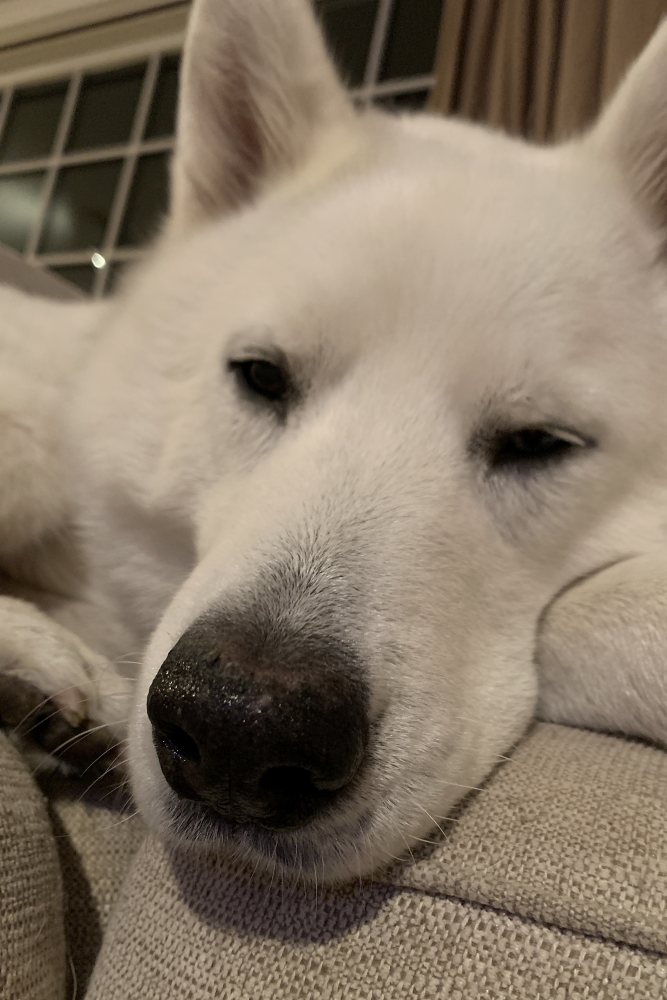
#> input picture archive/data/MAME0808.JPG, 2000 x 3000 px (shown at 1/3 size)
$ python greyShift.py --filepath archive/data/MAME0808.JPG
#> lines starting #> are read from the running program, lines starting #| are printed output that depends on the picture; after the words box and inside, x2 and y2 are one past the last pixel; in counts of white or black regions, pixels touching at a corner belong together
#!/usr/bin/env python3
"""
greyShift - Color Correction Tool
Converts images to remove color casts by analyzing tonal ranges.

This is a Python conversion of the original Processing (greyShift.pde) sketch.
"""

import argparse
import sys
import os
from PIL import Image
import numpy as np
from pathlib import Path


class GreyShift:
    """Main class for performing greyShift color correction on images."""

    def __init__(self, filepath, width=None, height=None, scalar=1.0):
        """
        Initialize the greyShift processor.

        Args:
            filepath (str): Path to the input image
            width (int): Target width for processing (optional)
            height (int): Target height for processing (optional)
            scalar (float): Correction intensity (0.0 to 1.0)
        """
        self.filepath = filepath
        self.width = width
        self.height = height
        self.scalar = scalar

        # Validate inputs
        self._validate_inputs()

        # Tonal separation variables
        self.low_count = 0
        self.mid_count = 0
        self.high_count = 0

        # RGB ranges for tonal analysis
        # Low tones (25% brightness range)
        self.r1, self.r2 = 54, 74
        # Mid tones (50% brightness range)
        self.r3, self.r4 = 119, 139
        # High tones (75% brightness range)
        self.r5, self.r6 = 183, 203


        # Offset calculations
        self.red_low_offset = 0
        self.green_low_offset = 0
        self.blue_low_offset = 0

        self.red_mid_offset = 0
        self.green_mid_offset = 0
        self.blue_mid_offset = 0

        self.red_high_offset = 0
        self.green_high_offset = 0
        self.blue_high_offset = 0

    def _validate_inputs(self):
        """Validate input parameters."""
        if not self.filepath:
            raise ValueError("Filepath must be defined")

        if not os.path.exists(self.filepath):
            raise FileNotFoundError(f"Image file not found: {self.filepath}")

        if self.scalar <= 0 or self.scalar > 1:
            raise ValueError("Scalar must be greater than 0 and less than or equal to 1")

    def load_and_resize_image(self):
        """Load the image and optionally resize it."""
        try:
            self.img = Image.open(self.filepath)
#> self.img is the input picture: PIL image 2000x3000 RGB; mean R, G, B 133.9, 119.5, 102.1
            print(f"Loaded image: {self.img.size[0]}x{self.img.size[1]} pixels")
#| Loaded image: 2000x3000 pixels

            # Resize if width and height are specified
            if self.width and self.height:
                self.img = self.img.resize((self.width, self.height), Image.Resampling.LANCZOS)
                print(f"Resized image to: {self.width}x{self.height} pixels")

            # Convert to RGB if not already
            if self.img.mode != 'RGB':
                self.img = self.img.convert('RGB')

        except Exception as e:
            raise Exception(f"Error loading image: {e}")

    def analyze_tonal_ranges(self):
        """Analyze pixels in different tonal ranges using vectorized operations."""
        # Convert image to numpy array for faster processing
        img_array = np.array(self.img, dtype=np.float32)

        print("Analyzing tonal ranges...")

        # Calculate average brightness for all pixels at once (vectorized)
        averages = np.mean(img_array, axis=2)
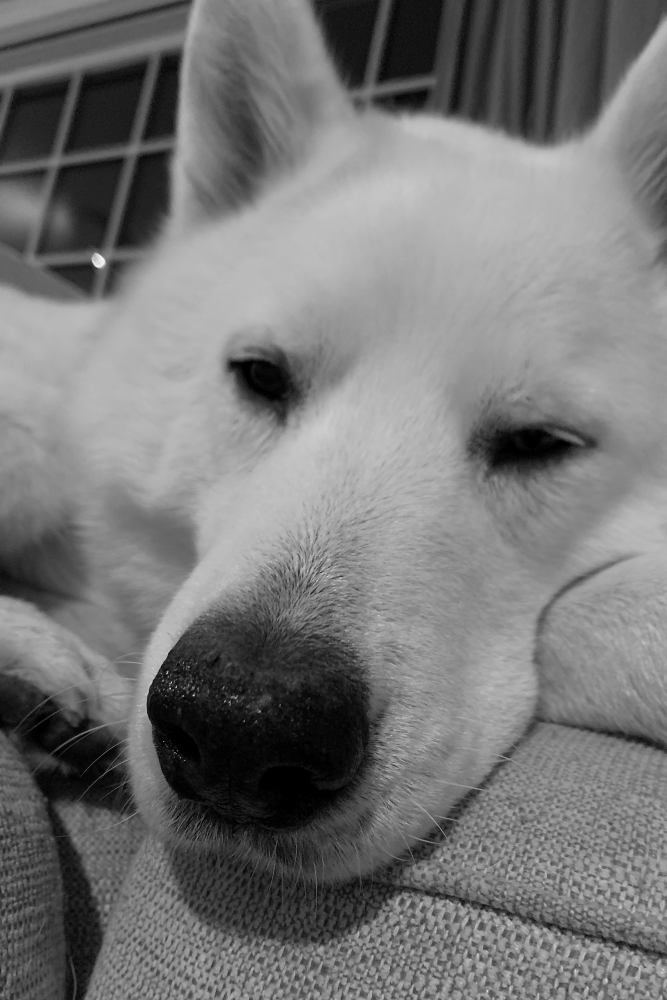
#> averages: shape (3000, 2000) float32 (shown at 1/3 size); min 0, max 254.3, mean 118.5

        # Create masks for each tonal range (vectorized boolean operations)
        low_mask = (averages >= self.r1) & (averages <= self.r2)
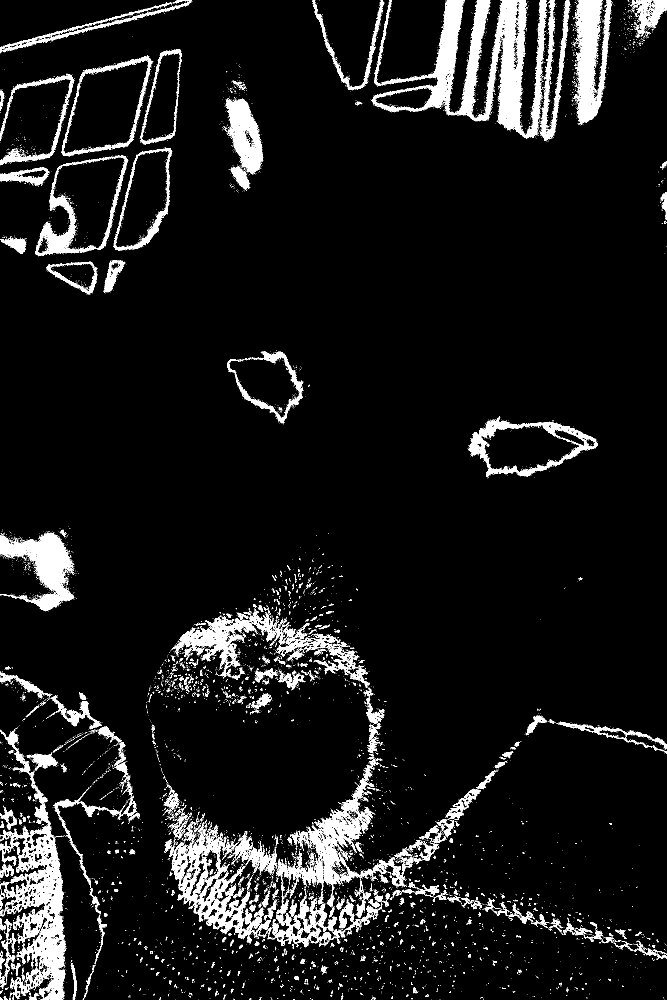
#> low_mask: shape (3000, 2000) bool (shown at 1/3 size); 7.1% white; 11510 white regions (10871 under 20 px), largest, box (x1, y1, x2, y2) and area: (1114, 0, 1641, 416) 62394, (0, 2255, 199, 3000) 41876, (513, 2487, 813, 2829) 23212
        mid_mask = (averages >= self.r3) & (averages <= self.r4)
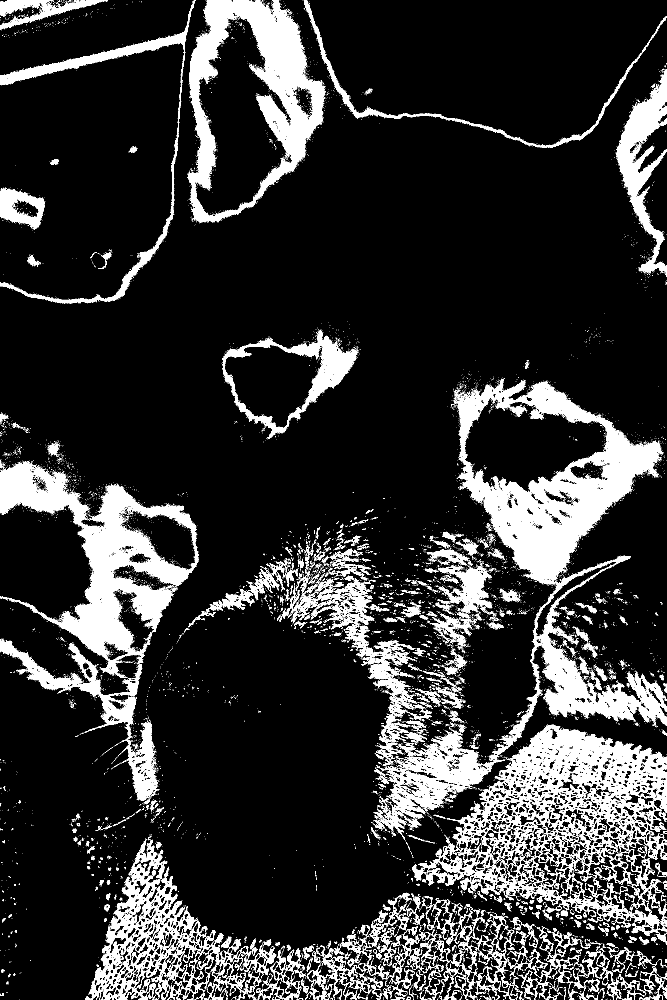
#> mid_mask: shape (3000, 2000) bool (shown at 1/3 size); 14.7% white; 16340 white regions (15398 under 20 px), largest, box (x1, y1, x2, y2) and area: (1237, 2174, 2000, 2830) 118931, (1365, 1136, 1990, 1754) 115058, (0, 1384, 597, 2034) 99291
        high_mask = (averages >= self.r5) & (averages <= self.r6)
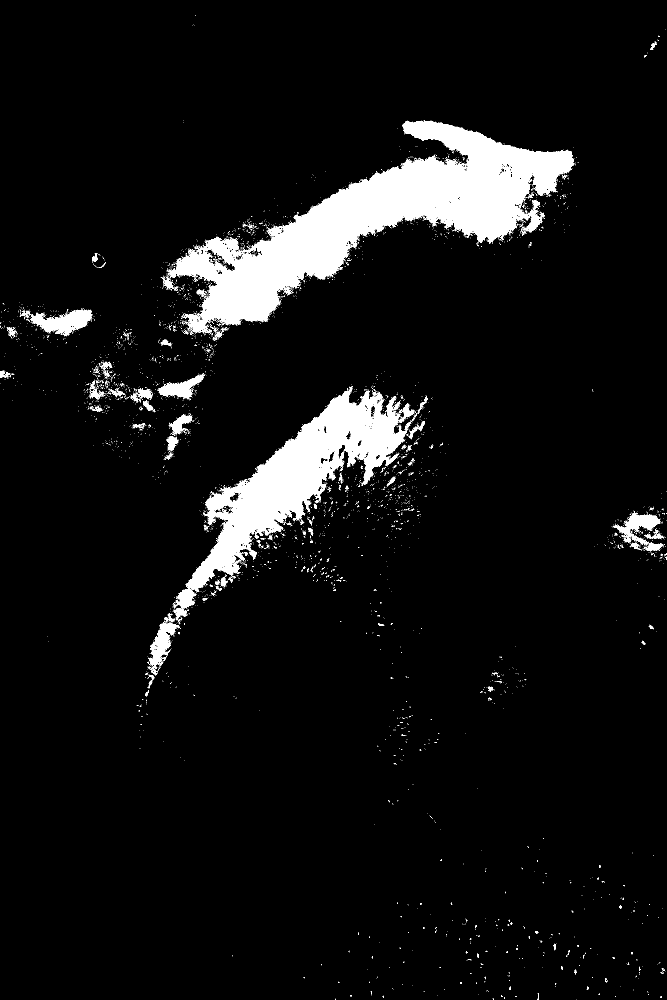
#> high_mask: shape (3000, 2000) bool (shown at 1/3 size); 6.4% white; 6255 white regions (6112 under 20 px), largest, box (x1, y1, x2, y2) and area: (508, 362, 1722, 1000) 222465, (558, 1160, 1244, 1776) 111339, (91, 929, 275, 1009) 6624

        # Count pixels in each range
        self.low_count = np.sum(low_mask)
#> self.low_count = 423749
        self.mid_count = np.sum(mid_mask)
#> self.mid_count = 882538
        self.high_count = np.sum(high_mask)
#> self.high_count = 384128

        # Calculate offsets using vectorized operations
        if self.low_count > 0:
            low_pixels = img_array[low_mask]
            self.red_low_offset = np.mean(low_pixels[:, 0]) - 64
#> self.red_low_offset = 13.77
            self.green_low_offset = np.mean(low_pixels[:, 1]) - 64
#> self.green_low_offset = 0.417
            self.blue_low_offset = np.mean(low_pixels[:, 2]) - 64
#> self.blue_low_offset = -13.69
        else:
            self.red_low_offset = 0
            self.green_low_offset = 0
            self.blue_low_offset = 0

        if self.mid_count > 0:
            mid_pixels = img_array[mid_mask]
            self.red_mid_offset = np.mean(mid_pixels[:, 0]) - 129
#> self.red_mid_offset = 17.67
            self.green_mid_offset = np.mean(mid_pixels[:, 1]) - 129
#> self.green_mid_offset = 1.78
            self.blue_mid_offset = np.mean(mid_pixels[:, 2]) - 129
#> self.blue_mid_offset = -17.57
        else:
            self.red_mid_offset = 0
            self.green_mid_offset = 0
            self.blue_mid_offset = 0

        if self.high_count > 0:
            high_pixels = img_array[high_mask]
            self.red_high_offset = np.mean(high_pixels[:, 0]) - 193
#> self.red_high_offset = 11.96
            self.green_high_offset = np.mean(high_pixels[:, 1]) - 193
#> self.green_high_offset = -4.65
            self.blue_high_offset = np.mean(high_pixels[:, 2]) - 193
#> self.blue_high_offset = -24.99
        else:
            self.red_high_offset = 0
            self.green_high_offset = 0
            self.blue_high_offset = 0

        # Calculate average offsets
        offsets = [
            (self.red_low_offset, self.red_mid_offset, self.red_high_offset),
            (self.green_low_offset, self.green_mid_offset,
             self.green_high_offset),
            (self.blue_low_offset, self.blue_mid_offset, self.blue_high_offset)
        ]
#> offsets = [(13.77, 17.67, 11.96), (0.417, 1.78, -4.65), (-13.69, -17.57, -24.99)]
        self.red_avg_offset = sum(offsets[0]) / 3
#> self.red_avg_offset = 14.47
        self.green_avg_offset = sum(offsets[1]) / 3
#> self.green_avg_offset = -0.818
        self.blue_avg_offset = sum(offsets[2]) / 3
#> self.blue_avg_offset = -18.75

        print(f"Low-tone pixels found: {self.low_count}")
#| Low-tone pixels found: 423749
        print(f"Mid-tone pixels found: {self.mid_count}")
#| Mid-tone pixels found: 882538
        print(f"High-tone pixels found: {self.high_count}")
#| High-tone pixels found: 384128
        print(f"Low offsets: R={self.red_low_offset:.2f}, "
              f"G={self.green_low_offset:.2f}, B={self.blue_low_offset:.2f}")
#| Low offsets: R=13.77, G=0.42, B=-13.69
        print(f"Mid offsets: R={self.red_mid_offset:.2f}, "
              f"G={self.green_mid_offset:.2f}, B={self.blue_mid_offset:.2f}")
#| Mid offsets: R=17.67, G=1.78, B=-17.57
        print(f"High offsets: R={self.red_high_offset:.2f}, "
              f"G={self.green_high_offset:.2f}, B={self.blue_high_offset:.2f}")
#| High offsets: R=11.96, G=-4.65, B=-24.99

    def apply_correction(self):
        """Apply the greyShift correction to all pixels."""
        print("Applying greyShift correction...")

        # Convert image to numpy array
        img_array = np.array(self.img)

        # Apply corrections to each pixel using vectorized operations
        corrected_array = img_array.astype(np.float32)

        # Apply offsets to each channel
        corrected_array[:, :, 0] -= self.red_avg_offset * self.scalar
        corrected_array[:, :, 1] -= self.green_avg_offset * self.scalar
        corrected_array[:, :, 2] -= self.blue_avg_offset * self.scalar
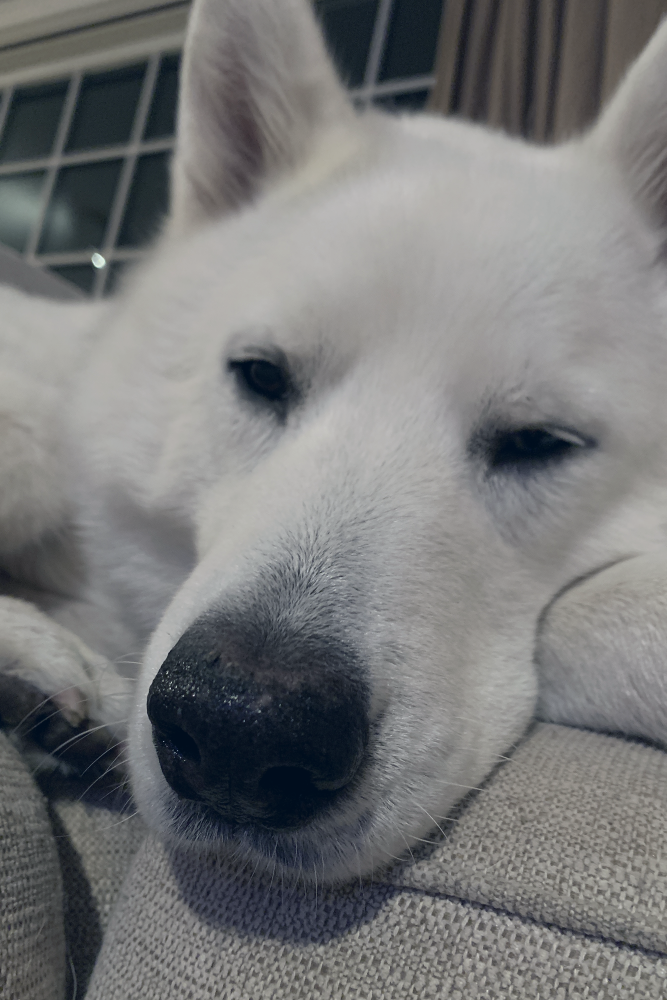
#> corrected_array: shape (3000, 2000, 3) float32 (shown at 1/3 size); mean R, G, B 119.3, 119.6, 119.9; drawn with min black and max white

        # Clamp values to valid range [0, 255]
        corrected_array = np.clip(np.round(corrected_array), 0, 255)
        corrected_array = corrected_array.astype(np.uint8)

        # Convert back to PIL Image
        self.corrected_img = Image.fromarray(corrected_array)

    def save_image(self):
        """Save the corrected image with a descriptive filename."""
        # Parse the original filepath
        path = Path(self.filepath)
        stem = path.stem  # filename without extension
        suffix = path.suffix  # file extension

        # Create output filename
        output_filename = f"{stem}_shifted_scalar({self.scalar}){suffix}"
        output_path = path.parent / output_filename

        # Preserve metadata from original image
        try:
            original_img = Image.open(self.filepath)
            # Copy EXIF and other metadata if it exists
            if hasattr(original_img, 'info') and original_img.info:
                self.corrected_img.save(output_path, **original_img.info)
            else:
                self.corrected_img.save(output_path)
        except Exception as e:
            print(f"Warning: Could not preserve metadata: {e}")
            # Fallback to saving without metadata
            self.corrected_img.save(output_path)

        print(f"Saved corrected image: {output_path}")

        return str(output_path)

    def process(self):
        """Main processing pipeline."""
        print(f"Processing image: {self.filepath}")
        print(f"Scalar: {self.scalar}")

        self.load_and_resize_image()
        self.analyze_tonal_ranges()
        self.apply_correction()
        output_path = self.save_image()

        print("Processing complete!")
        return output_path

    # [65 lines left out: function process_with_memory_optimization, not called in this run]


def main():
    """Main entry point for command-line usage."""
    parser = argparse.ArgumentParser(
        description="greyShift - Remove color casts from images",
        epilog="Example: python greyshift.py --filepath image.jpg --scalar 0.8"
    )

    parser.add_argument(
        '--filepath',
        required=True,
        help='Path to the input image file'
    )

    parser.add_argument(
        '--w', '--width',
        type=int,
        help='Target width for processing (optional)'
    )

    parser.add_argument(
        '--h', '--height',
        type=int,
        help='Target height for processing (optional)'
    )

    parser.add_argument(
        '--scalar',
        type=float,
        default=1.0,
        help='Correction intensity (0.0 to 1.0, default: 1.0)'
    )

    args = parser.parse_args()

    try:
        # Create and run the greyShift processor
        processor = GreyShift(
            filepath=args.filepath,
            width=args.w,
            height=args.h,
            scalar=args.scalar
        )

        output_path = processor.process()
        print(f"\n✅ Success! Corrected image saved to: {output_path}")

    except Exception as e:
        print(f"❌ Error: {e}")
        sys.exit(1)


if __name__ == "__main__":
    main()

$ run again, on archive/data/apple01.jpg
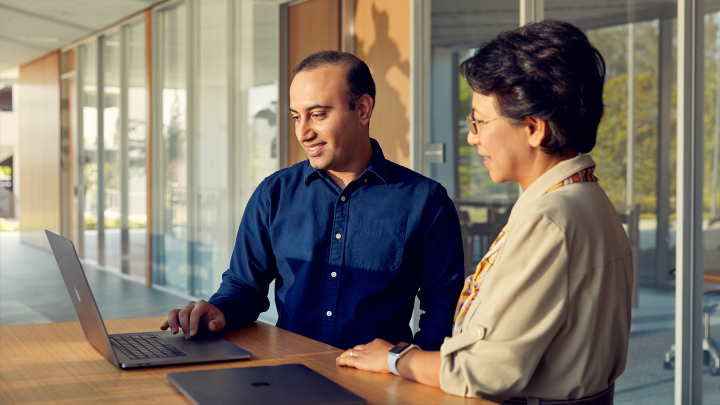
#> input picture archive/data/apple01.jpg, 1440 x 810 px (shown at 1/2 size)
#> in load_and_resize_image, self.img is the input picture: PIL image 1440x810 RGB; mean R, G, B 126.4, 116.8, 105.7
#| Loaded image: 1440x810 pixels
#> in analyze_tonal_ranges, `low_mask = (averages >= self.r1) & (averages <= self.r2)`:
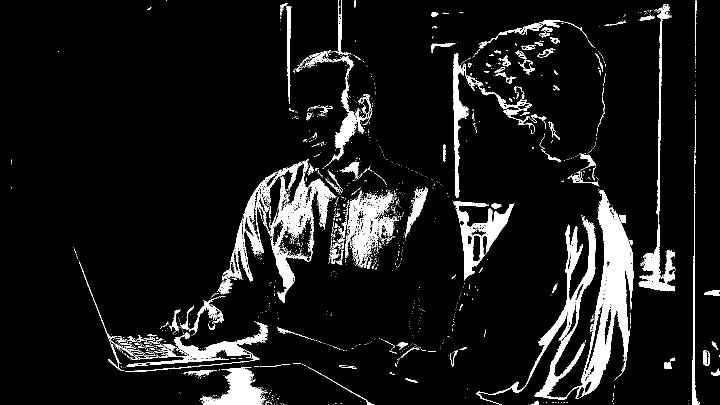
#> low_mask: shape (810, 1440) bool (shown at 1/2 size); 8.5% white; 1624 white regions (1467 under 20 px), largest, box (x1, y1, x2, y2) and area: (953, 379, 1267, 810) 27019, (539, 318, 673, 606) 8650, (690, 380, 798, 531) 6065
#> mid_mask: shape (810, 1440) bool; 11.8% white; 1493 white regions (1313 under 20 px), largest, box (x1, y1, x2, y2) and area: (0, 597, 377, 810) 24348, (685, 0, 819, 317) 11750, (1192, 39, 1318, 430) 10896
#> high_mask: shape (810, 1440) bool; 8.6% white; 384 white regions (291 under 20 px), largest, box (x1, y1, x2, y2) and area: (396, 0, 459, 590) 20336, (878, 322, 1145, 793) 17369, (0, 124, 118, 578) 16460
#> self.low_count = 99009
#> self.mid_count = 137127
#> self.high_count = 100197
#> self.red_low_offset = -1.71
#> self.green_low_offset = -4
#> self.blue_low_offset = 7.72
#> self.red_mid_offset = 21.43
#> self.green_mid_offset = 3.6
#> self.blue_mid_offset = -24.9
#> self.red_high_offset = 16.2
#> self.green_high_offset = 5.73
#> self.blue_high_offset = -23.03
#> offsets = [(-1.71, 21.43, 16.2), (-4, 3.6, 5.73), (7.72, -24.9, -23.03)]
#> self.red_avg_offset = 11.97
#> self.green_avg_offset = 1.78
#> self.blue_avg_offset = -13.4
#| Low-tone pixels found: 99009
#| Mid-tone pixels found: 137127
#| High-tone pixels found: 100197
#| Low offsets: R=-1.71, G=-4.00, B=7.72
#| Mid offsets: R=21.43, G=3.60, B=-24.90
#| High offsets: R=16.20, G=5.73, B=-23.03
#> in apply_correction, `corrected_array[:, :, 2] -= self.blue_avg_offset * self.scalar`:
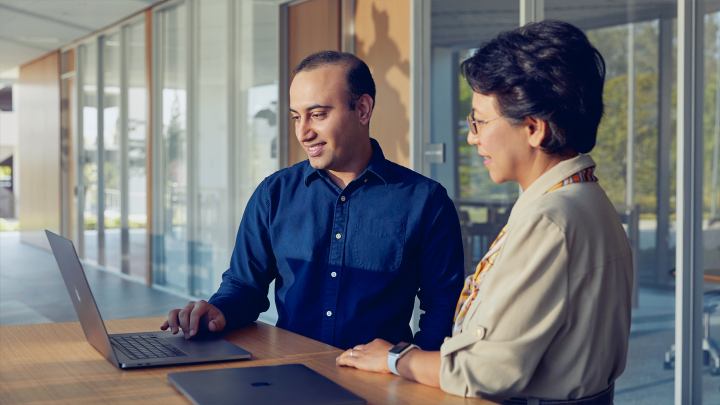
#> corrected_array: shape (810, 1440, 3) float32 (shown at 1/2 size); mean R, G, B 115, 115.2, 119.2; drawn with min black and max white
